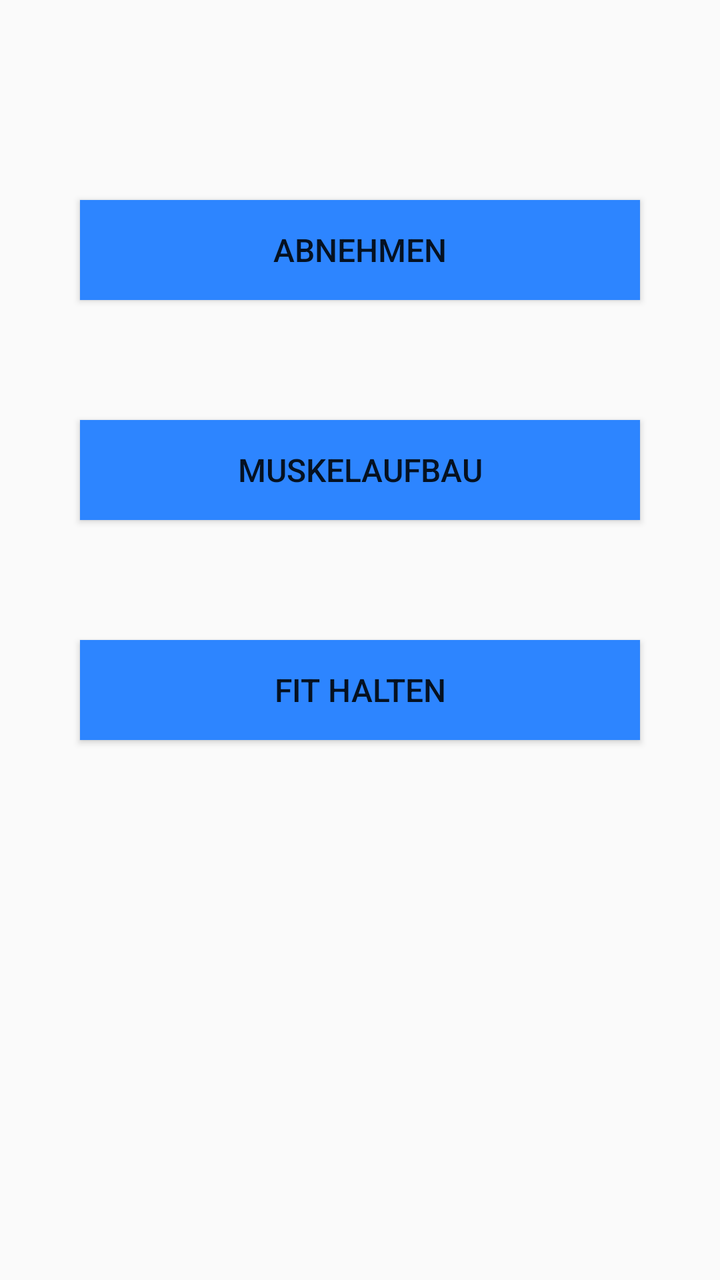
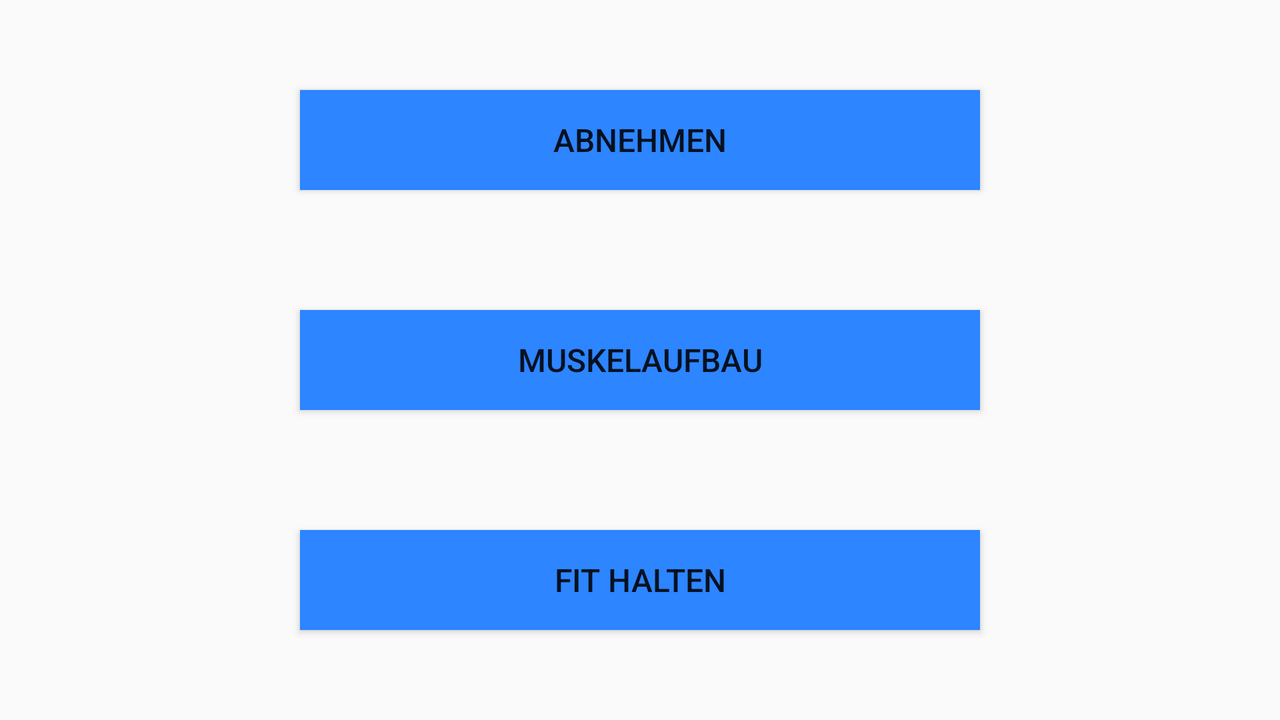

First picture: res/layout/ on a phone held upright. Second picture: the repository's own variant of that layout, on a device whose configuration matches the variant's folder. Source for both follows.
<!-- AndroidManifest.xml: application theme AppTheme -->
<!-- res/layout/content_training_goal.xml -->
<?xml version="1.0" encoding="utf-8"?>
<androidx.constraintlayout.widget.ConstraintLayout xmlns:android="http://schemas.android.com/apk/res/android"
    xmlns:app="http://schemas.android.com/apk/res-auto"
    xmlns:tools="http://schemas.android.com/tools"
    android:layout_width="match_parent"
    android:layout_height="match_parent"
    app:layout_behavior="@string/appbar_scrolling_view_behavior"
    tools:context=".TrainingGoalActivity"
    tools:showIn="@layout/activity_training_goal">

    <Button
        android:id="@+id/slim_button"
        android:layout_width="match_parent"
        android:layout_height="@dimen/button_height"
        android:layout_marginStart="@dimen/margin_portrait"
        android:layout_marginTop="100dp"
        android:layout_marginEnd="@dimen/margin_portrait"
        android:background="@drawable/button_background"
        android:text="@string/slim"
        android:textSize="16sp"
        app:layout_constraintEnd_toEndOf="parent"
        app:layout_constraintStart_toStartOf="parent"
        app:layout_constraintTop_toTopOf="parent" />

    <Button
        android:id="@+id/muscle_building_button"
        android:layout_width="match_parent"
        android:layout_height="@dimen/button_height"
        android:layout_marginStart="@dimen/margin_portrait"
        android:layout_marginTop="60dp"
        android:layout_marginEnd="@dimen/margin_portrait"
        android:background="@drawable/button_background"
        android:text="@string/muscle_building"
        android:textSize="16sp"
        app:layout_constraintEnd_toEndOf="parent"
        app:layout_constraintStart_toStartOf="parent"
        app:layout_constraintTop_toBottomOf="@+id/slim_button" />

    <Button
        android:id="@+id/keep_fit_button"
        android:layout_width="match_parent"
        android:layout_height="@dimen/button_height"
        android:layout_marginStart="@dimen/margin_portrait"
        android:layout_marginTop="60dp"
        android:layout_marginEnd="@dimen/margin_portrait"
        android:background="@drawable/button_background"
        android:text="@string/keep_fit"
        android:textSize="16sp"
        app:layout_constraintEnd_toEndOf="parent"
        app:layout_constraintStart_toStartOf="parent"
        app:layout_constraintTop_toBottomOf="@+id/muscle_building_button" />

</androidx.constraintlayout.widget.ConstraintLayout>
<!-- res/layout/activity_training_goal.xml (included above) -->
<?xml version="1.0" encoding="utf-8"?>
<androidx.constraintlayout.widget.ConstraintLayout xmlns:android="http://schemas.android.com/apk/res/android"
    xmlns:app="http://schemas.android.com/apk/res-auto"
    xmlns:tools="http://schemas.android.com/tools"
    android:layout_width="match_parent"
    android:layout_height="match_parent"
    tools:context=".TrainingGoalActivity">

    <include layout="@layout/content_training_goal" />

</androidx.constraintlayout.widget.ConstraintLayout>
<!-- resources referenced by this layout -->
<resources>
  <dimen name="button_height">50dp</dimen>
  <dimen name="margin_portrait">40dp</dimen>
  <!-- drawable button_background (drawable) -->
  <?xml version="1.0" encoding="utf-8"?>
  <shape xmlns:android="http://schemas.android.com/apk/res/android"
      android:shape="rectangle">
      <gradient
          android:angle="135"
          android:centerColor="@color/color_primary"
          android:endColor="@color/color_primary"
          android:startColor="@color/color_primary"
          android:type="linear" />
  </shape>
  <string name="keep_fit">Fit halten</string>
  <string name="muscle_building">Muskelaufbau</string>
  <string name="slim">Abnehmen</string>
  <style name="AppTheme" parent="Theme.AppCompat.Light.DarkActionBar">
          <item name="colorPrimary">@color/color_primary</item>
          <item name="colorPrimaryDark">@color/color_primary_dark</item>
          <item name="colorAccent">@color/color_accent</item>
      </style>
  <color name="color_primary">#2d85ff</color>
  <color name="color_primary_dark">#0050ff</color>
  <color name="color_accent">#ff0000</color>
</resources>
<!-- res/layout-land/content_training_goal.xml (the repository's variant of the layout above) -->
<!-- drawn on the phone turned sideways -->
<?xml version="1.0" encoding="utf-8"?>
<androidx.constraintlayout.widget.ConstraintLayout xmlns:android="http://schemas.android.com/apk/res/android"
    xmlns:app="http://schemas.android.com/apk/res-auto"
    xmlns:tools="http://schemas.android.com/tools"
    android:layout_width="match_parent"
    android:layout_height="match_parent"
    app:layout_behavior="@string/appbar_scrolling_view_behavior"
    tools:context=".TrainingGoalActivity"
    tools:showIn="@layout/activity_training_goal">

    <Button
        android:id="@+id/slim_button"
        android:layout_width="match_parent"
        android:layout_height="@dimen/button_height"
        android:layout_marginStart="@dimen/margin_land"
        android:layout_marginTop="45dp"
        android:layout_marginEnd="@dimen/margin_land"
        android:background="@drawable/button_background"
        android:text="@string/slim"
        android:textSize="16sp"
        app:layout_constraintEnd_toEndOf="parent"
        app:layout_constraintStart_toStartOf="parent"
        app:layout_constraintTop_toTopOf="parent" />

    <Button
        android:id="@+id/muscle_building_button"
        android:layout_width="match_parent"
        android:layout_height="@dimen/button_height"
        android:layout_marginStart="@dimen/margin_land"
        android:layout_marginEnd="@dimen/margin_land"
        android:background="@drawable/button_background"
        android:text="@string/muscle_building"
        android:textSize="16sp"
        app:layout_constraintBottom_toTopOf="@+id/keep_fit_button"
        app:layout_constraintEnd_toEndOf="parent"
        app:layout_constraintHorizontal_bias="0.5"
        app:layout_constraintStart_toStartOf="parent"
        app:layout_constraintTop_toBottomOf="@+id/slim_button" />

    <Button
        android:id="@+id/keep_fit_button"
        android:layout_width="match_parent"
        android:layout_height="@dimen/button_height"
        android:layout_marginStart="@dimen/margin_land"
        android:layout_marginEnd="@dimen/margin_land"
        android:layout_marginBottom="45dp"
        android:background="@drawable/button_background"
        android:text="@string/keep_fit"
        android:textSize="16sp"
        app:layout_constraintBottom_toBottomOf="parent"
        app:layout_constraintEnd_toEndOf="parent"
        app:layout_constraintStart_toStartOf="parent" />

</androidx.constraintlayout.widget.ConstraintLayout>
<!-- res/layout/content_training_goal.xml (included above) -->
<?xml version="1.0" encoding="utf-8"?>
<androidx.constraintlayout.widget.ConstraintLayout xmlns:android="http://schemas.android.com/apk/res/android"
    xmlns:app="http://schemas.android.com/apk/res-auto"
    xmlns:tools="http://schemas.android.com/tools"
    android:layout_width="match_parent"
    android:layout_height="match_parent"
    app:layout_behavior="@string/appbar_scrolling_view_behavior"
    tools:context=".TrainingGoalActivity"
    tools:showIn="@layout/activity_training_goal">

    <Button
        android:id="@+id/slim_button"
        android:layout_width="match_parent"
        android:layout_height="@dimen/button_height"
        android:layout_marginStart="@dimen/margin_portrait"
        android:layout_marginTop="100dp"
        android:layout_marginEnd="@dimen/margin_portrait"
        android:background="@drawable/button_background"
        android:text="@string/slim"
        android:textSize="16sp"
        app:layout_constraintEnd_toEndOf="parent"
        app:layout_constraintStart_toStartOf="parent"
        app:layout_constraintTop_toTopOf="parent" />

    <Button
        android:id="@+id/muscle_building_button"
        android:layout_width="match_parent"
        android:layout_height="@dimen/button_height"
        android:layout_marginStart="@dimen/margin_portrait"
        android:layout_marginTop="60dp"
        android:layout_marginEnd="@dimen/margin_portrait"
        android:background="@drawable/button_background"
        android:text="@string/muscle_building"
        android:textSize="16sp"
        app:layout_constraintEnd_toEndOf="parent"
        app:layout_constraintStart_toStartOf="parent"
        app:layout_constraintTop_toBottomOf="@+id/slim_button" />

    <Button
        android:id="@+id/keep_fit_button"
        android:layout_width="match_parent"
        android:layout_height="@dimen/button_height"
        android:layout_marginStart="@dimen/margin_portrait"
        android:layout_marginTop="60dp"
        android:layout_marginEnd="@dimen/margin_portrait"
        android:background="@drawable/button_background"
        android:text="@string/keep_fit"
        android:textSize="16sp"
        app:layout_constraintEnd_toEndOf="parent"
        app:layout_constraintStart_toStartOf="parent"
        app:layout_constraintTop_toBottomOf="@+id/muscle_building_button" />

</androidx.constraintlayout.widget.ConstraintLayout>
<!-- resources referenced by the variant -->
<!-- as the phone turned sideways resolves them -->
<resources>
  <dimen name="button_height">50dp</dimen>
  <dimen name="margin_land">150dp</dimen>
  <dimen name="margin_portrait">40dp</dimen>
  <!-- drawable button_background (drawable) -->
  <?xml version="1.0" encoding="utf-8"?>
  <shape xmlns:android="http://schemas.android.com/apk/res/android"
      android:shape="rectangle">
      <gradient
          android:angle="135"
          android:centerColor="@color/color_primary"
          android:endColor="@color/color_primary"
          android:startColor="@color/color_primary"
          android:type="linear" />
  </shape>
  <string name="keep_fit">Fit halten</string>
  <string name="muscle_building">Muskelaufbau</string>
  <string name="slim">Abnehmen</string>
  <style name="AppTheme" parent="Theme.AppCompat.Light.DarkActionBar">
          <item name="colorPrimary">@color/color_primary</item>
          <item name="colorPrimaryDark">@color/color_primary_dark</item>
          <item name="colorAccent">@color/color_accent</item>
      </style>
  <color name="color_primary">#2d85ff</color>
  <color name="color_primary_dark">#0050ff</color>
  <color name="color_accent">#ff0000</color>
</resources>
